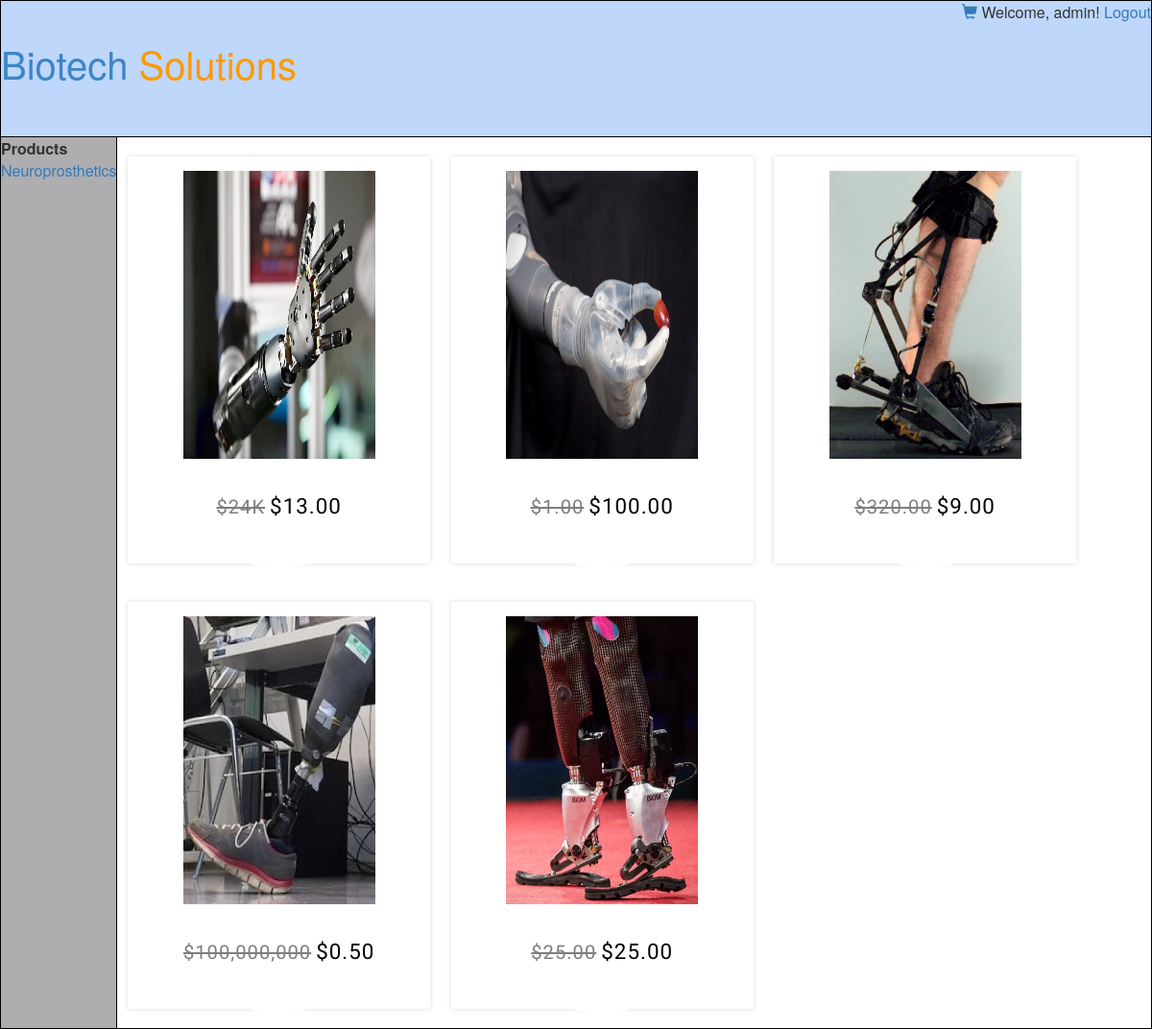
/ShowPro.php (signed in), run on an earlier commit of the app's database.
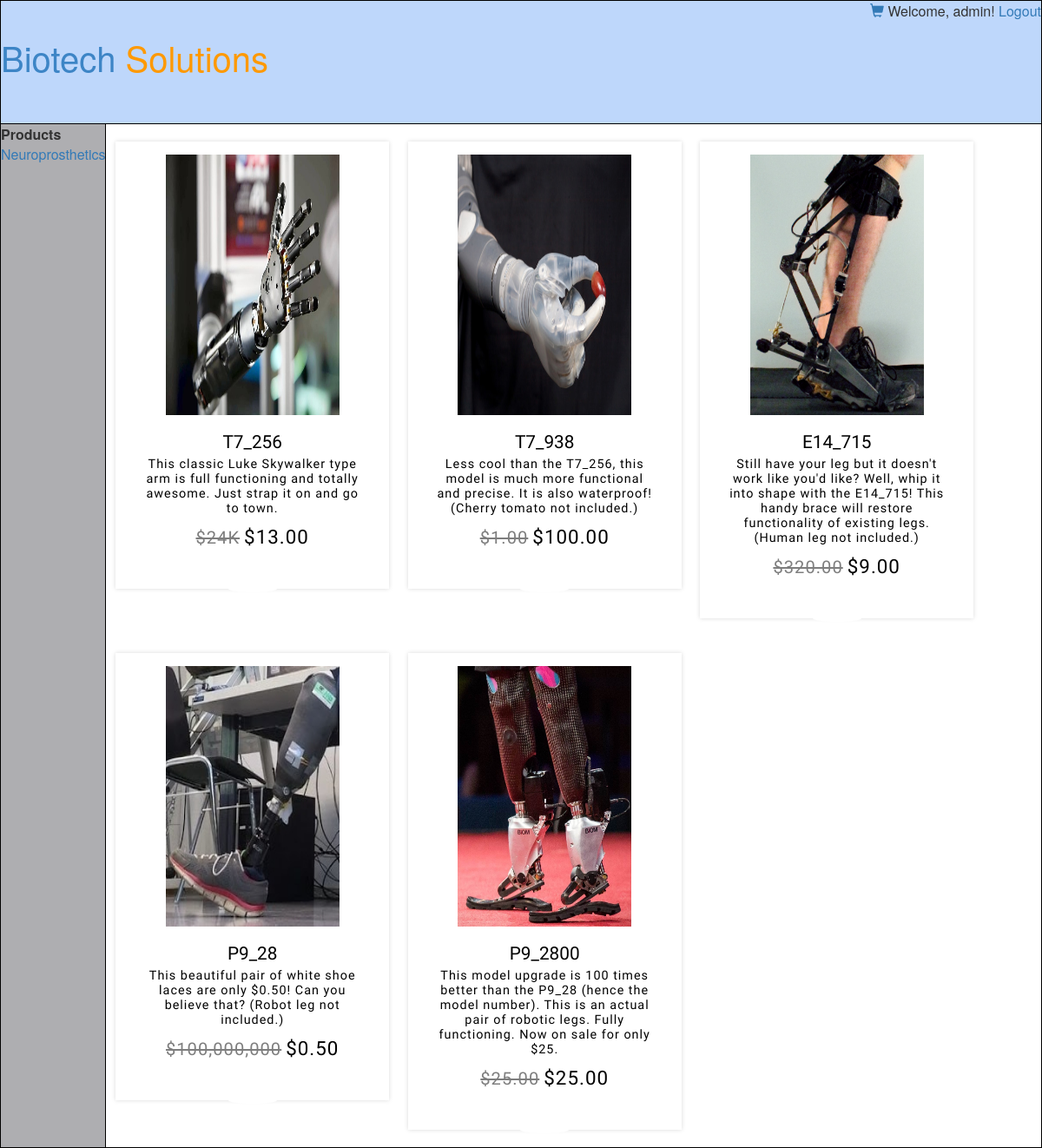
And on a later commit of the database.
### tables this page shows
CREATE TABLE `Descriptions` (
  `proName` varchar(50) NOT NULL,
  `descTxt` varchar(500) NOT NULL,
  `descDate` varchar(10) NOT NULL,
  `imgName` varchar(100) NOT NULL,
  `Price` double DEFAULT NULL
);

### ShowPro.php (the view, shortened to what this page needs)
<?php
  $uname = $_SESSION["username"];
?>
<html>
   <head>
      <link rel="stylesheet" href="styles.css">
      <link rel="stylesheet" href="https://maxcdn.bootstrapcdn.com/bootstrap/3.3.7/css/bootstrap.min.css">
   </head>
   <body>
      <table width = "100%" border = "0">
         <tr>
            <td colspan = "2" bgcolor = "#BED7FB">
               <p align="right">
                  <a href="cart.php"><span class="glyphicon glyphicon-shopping-cart"></span></a>
                   Welcome, <?php echo $uname?>!
                   <a href="logout.php">Logout</a>
                </p>
               <h1>
                  <a href="user.php">
                  <font color="#3d85c6">Biotech</font> <font color ="#ff9900">Solutions</font>
                  </a></br></br>
               </h1>
            </td>
         </tr>
         <tr valign = "top">
            <td bgcolor = "#AEAEB1" width = "10%">
               <b>Products</b><br />
               <a href="ShowPro.php">Neuroprosthetics</a><br />
            </td>
            <td bgcolor = "#FFFFFF" width = "100" height = "200">
               <figure class="snip1423">
                 <img src="arm.jpg" height="300" width="200"/>
                 <figcaption>
                   <h3>
                   <?php
                      include ("connection.php");
                      $qry = "SELECT * FROM `proTxt`";
                      $result = mysqli_query($conn, $qry);
                      while($row = mysqli_fetch_assoc($result))
                      {
                        echo $row['proName'];
                      }
                   ?>
                   </h3>
                   <p>
                    <?php
                      include ("connection.php");
                      $result = mysqli_query($conn, "CALL `dispTxt`('T7_256')");
                      while($row = mysqli_fetch_assoc($result))
                      {
                        echo $row['descTxt'];
                      }
                    ?>
                   </p>
                   <div class="price">
                     <s>$24K</s>$13.00
                   </div>
                 </figcaption><i class="ion-android-cart"></i>
                 <a href="pro1.php"></a>
               </figure>
               <figure class="snip1423">
                 <img src="arm2.jpg" height="300" width="200"/>
                 <figcaption>
                   <h3>
                     <?php
                        include ("connection.php");
                        $qry = "SELECT * FROM `proTxt2`";
                        $result = mysqli_query($conn, $qry);
                        while($row = mysqli_fetch_assoc($result))
                        {
                          echo $row['proName'];
                        }
                     ?>
                   </h3>
                   <p>
                    <?php
                      include ("connection.php");
                      $result = mysqli_query($conn, "CALL `dispTxt`('T7_938')");
                      while($row = mysqli_fetch_assoc($result))
                      {
                        echo $row['descTxt'];
                      }
                    ?>
                   </p>
                   <div class="price">
                     <s>$1.00</s>$100.00
                   </div>
                 </figcaption><i class="ion-android-cart"></i>
                 <a href="pro2.php"></a>
               </figure>
               <figure class="snip1423">
                 <img src="exo.jpg" height="300" width="200"/>
                 <figcaption>
                   <h3>
                     <?php
                        include ("connection.php");
                        $qry = "SELECT * FROM `proTxt3`";
                        $result = mysqli_query($conn, $qry);
                        while($row = mysqli_fetch_assoc($result))
                        {
                          echo $row['proName'];
                        }
                     ?>
                   </h3>
                   <p>
                    <?php
                      include ("connection.php");
                      $result = mysqli_query($conn, "CALL `dispTxt`('E14_715')");
                      while($row = mysqli_fetch_assoc($result))
                      {
                        echo $row['descTxt'];
                      }
                    ?>
                   </p>
                   <div class="price">
                     <s>$320.00</s>$9.00
                   </div>
                 </figcaption><i class="ion-android-cart"></i>
                 <a href="pro3.php"></a>
               </figure>
               <figure class="snip1423">
                 <img src="leg.jpg" height="300" width="200"/>
                 <figcaption>
                   <h3>
                     <?php
                        include ("connection.php");
                        $qry = "SELECT * FROM `proTxt4`";
                        $result = mysqli_query($conn, $qry);
                        while($row = mysqli_fetch_assoc($result))
                        {
                          echo $row['proName'];
                        }
                     ?>
                   </h3>
                   <p>
                    <?php
                      include ("connection.php");
                      $result = mysqli_query($conn, "CALL `dispTxt`('P9_28')");
                      while($row = mysqli_fetch_assoc($result))
                      {
                        echo $row['descTxt'];
                      }
                    ?>
                   </p>
                   <div class="price">
                     <s>$100,000,000</s>$0.50
                   </div>
                 </figcaption><i class="ion-android-cart"></i>
                 <a href="pro4.php"></a>
               </figure>
               <figure class="snip1423">
                 <img src="legs.jpg" height="300" width="200"/>
                 <figcaption>
                   <h3>
                     <?php
                        include ("connection.php");
                        $qry = "SELECT * FROM `proTxt5`";
                        $result = mysqli_query($conn, $qry);
                        while($row = mysqli_fetch_assoc($result))
                        {
                          echo $row['proName'];
                        }
                     ?>
                   </h3>
                   <p>
                    <?php
                      include ("connection.php");
                      $result = mysqli_query($conn, "CALL `dispTxt`('P9_2800')");
                      while($row = mysqli_fetch_assoc($result))
                      {
                        echo $row['descTxt'];
                      }
                    ?>
                  </p>
                   <div class="price">
                     <s>$25.00</s>$25.00
                   </div>
                 </figcaption><i class="ion-android-cart"></i>
                 <a href="pro5.php"></a>
               </figure>
            </td>
         </tr>
      </table>
   </body>
</html>

### styles.css (style rules this page uses)
.snip1423 { font-family: 'Oswald', Arial, sans-serif; position: relative; float: left; margin: 20px 1%; min-width: 230px; max-width: 315px; width: 100%; background: #ffffff; text-align: center; color: #000000; box-shadow: 0 0 5px rgba(0, 0, 0, 0.15); font-size: 16px; padding: 15px; -webkit-box-sizing: border-box; box-sizing: border-box; -webkit-transition: all 0.2s ease-out; transition: all 0.2s ease-out; }
.snip1423 * { -webkit-box-sizing: padding-box; box-sizing: padding-box; -webkit-transition: all 0.2s ease-out; transition: all 0.2s ease-out; }
.snip1423 img { max-width: 100%; vertical-align: top; position: relative; }
.snip1423 figcaption { padding: 20px 15px; }
.snip1423 h3, .snip1423 p { margin: 0; }
.snip1423 h3 { font-size: 1.3em; font-weight: 400; margin-bottom: 5px; text-transform: uppercase; }
.snip1423 p { font-size: 0.9em; letter-spacing: 1px; font-weight: 300; }
.snip1423 .price { font-weight: 500; font-size: 1.4em; line-height: 48px; letter-spacing: 1px; }
.snip1423 .price s { margin-right: 5px; opacity: 0.5; font-size: 0.9em; }
.snip1423 i { position: absolute; bottom: 0; left: 50%; -webkit-transform: translate(-50%, 50%); transform: translate(-50%, 50%); width: 56px; line-height: 56px; text-align: center; border-radius: 50%; background-color: #666666; color: #ffffff; font-size: 1.6em; border: 4px solid #ffffff; }
.snip1423 a { position: absolute; top: 0; bottom: 0; left: 0; right: 0; z-index: 1; }
a { color: blue; background-color: transparent; text-decoration: none; }
div { display: inline-block; }
table, th, td { border: 1px solid black; }

### ShowPro.php (style rules this page uses)
a { text-decoration: none !important; }
h1 { font-size: 2.5em; }

What changed in the data, as far as the page shows it:
added descriptions: descTxt "This classic Luke Skywalker type arm is full functioning and totally awesome. Just strap it on and go to town."
added descriptions: descTxt "Less cool than the T7_256, this model is much more functional and precise. It is also waterproof! (Cherry tomato not included.)"
added descriptions: descTxt "Still have your leg but it doesn't work like you'd like? Well, whip it into shape with the E14_715! This handy brace will restore functionality of existing legs. (Human leg not included.)"
added descriptions: descTxt "This beautiful pair of white shoe laces are only $0.50! Can you believe that? (Robot leg not included.)"
added descriptions: descTxt "This model upgrade is 100 times better than the P9_28 (hence the model number). This is an actual pair of robotic legs. Fully functioning. Now on sale for only $25."
Also different on the page:
new list line: "T7_256"
new list line: "T7_938"
new list line: "E14_715"
new list line: "P9_28"
new list line: "P9_2800"
